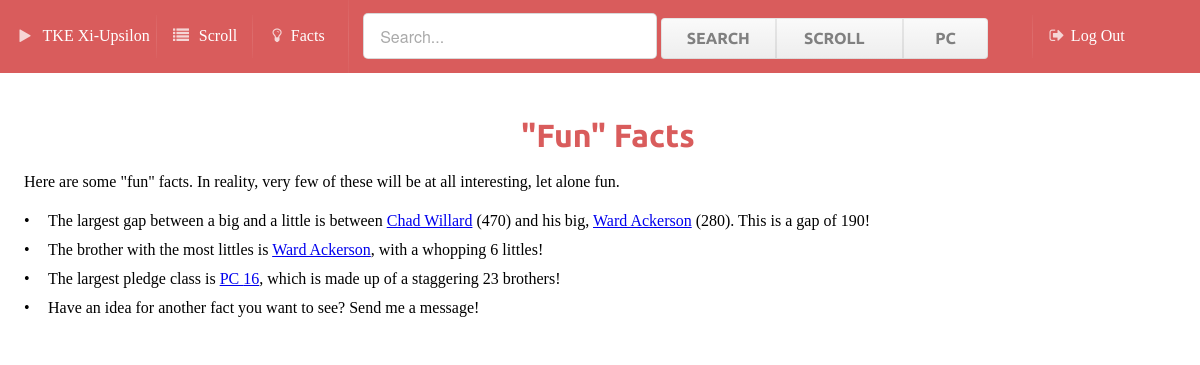
Screenshot of /facts/ (signed in) with the database file from the repository.
### brothers/models.py (models this page shows, shortened)
class Brother(models.Model):
	scroll = models.IntegerField()
	pc = models.IntegerField()
	fname = models.CharField(max_length=50)
	lname = models.CharField(max_length=50)
	name = models.CharField(max_length=50)
	nickname = models.CharField(max_length=50)
	big = models.CharField(max_length=50)
	bigS = models.IntegerField()
	active = models.BooleanField(default=False)
	wasPry = models.BooleanField(default=False)
	wasEpi = models.BooleanField(default=False)
	wasGra = models.BooleanField(default=False)
	wasHyp = models.BooleanField(default=False)
	wasCry = models.BooleanField(default=False)
	wasHeg = models.BooleanField(default=False)
	wasHis = models.BooleanField(default=False)

### brothers/views.py (the view)
# urls.py: url(r'^facts/$', views.facts),
@login_required(login_url="brothers.views.login")
def facts(request):
    biggestGap=findMaxGap()
    mostLittles=findMostLittles()
    largestPC=findLargestPC()
    return render(request, 'brothers/stats.html',{'biggestGap':biggestGap[0],'biggestGapNum':biggestGap[1],'mostLittles':mostLittles[0],'mostLittlesNum':mostLittles[1],'largestPC':largestPC[0],'largestPCNum':largestPC[1]})

### brothers/views.py (called while the page is built)
def findMaxGap():
    maximum = 0
    top = []
    for b in Brother.objects.all():
        if b.name != "Removed" and b.bigS!=0:
            gap = b.scroll - b.bigS
            if gap > maximum:
                maximum = gap
                top = [b]
            elif gap == maximum:
                top.append(b)
    return [top[0],maximum]

def findMostLittles():
    maximum = 0
    top = []
    for b in Brother.objects.all():
        if b.name != "Removed" and b.bigS!=0:
            numLittles = len(Brother.objects.filter(bigS=b.scroll))
            if numLittles > maximum:
                maximum = numLittles
                top = [b]
            elif numLittles == maximum:
                top.append(b)
    return [top[0],maximum]

def findLargestPC():
    maximum = 0
    top = [[-1,-1]]*Brother.objects.all().aggregate(Max('pc'))['pc__max']
    for b in Brother.objects.all():
        if b.pc >= 1:
            if top[b.pc-1] == [-1,-1]:
                top[b.pc-1] = [b.pc,1]
            else:
                top[b.pc-1][1] += 1
    return sorted(top, key=lambda pc: pc[1])[-1]

### brothers/templates/brothers/stats.html (shortened to what this page needs)
{%extends 'layout.html'%}
{%block content%}
<h1 class="ui center aligned red header">"Fun" Facts</h1>
<p>
	Here are some "fun" facts. In reality, very few of these will be at all interesting, let alone fun.
</p>
<div class="ui bulleted list">
	<div class="item"style="font-family:Ubuntu-L;">
		The largest gap between a big and a little is between <a href="{%url 'detail' biggestGap.scroll%}">{{biggestGap.name}}</a> ({{biggestGap.scroll}}) and his big, <a href="{%url 'detail' biggestGap.bigS%}">{{biggestGap.big}}</a> ({{biggestGap.bigS}}). This is a gap of {{biggestGapNum}}!
	</div>
	<div class="item"style="font-family:Ubuntu-L;">
		The brother with the most littles is <a href="{%url 'detail' mostLittles.scroll%}">{{mostLittles.name}}</a>, with a whopping {{mostLittlesNum}} littles!
	</div>
	<div class="item"style="font-family:Ubuntu-L;">
		The largest pledge class is <a href="/PC/{{largestPC}}">PC {{largestPC}}</a>, which is made up of a staggering {{largestPCNum}} brothers!
	</div>
	<div class="item"style="font-family:Ubuntu-L;">
	    Have an idea for another fact you want to see? Send me a message!
	</div>
</div>
{%endblock%}

### rows the page displays
Brother: name "Chad Willard", scroll "470", big "Ward Ackerson", bigS "280"
Brother: name "Ward Ackerson"

### other values shown
{{ biggestGapNum }} "190"
{{ mostLittlesNum }} "6"
{{ largestPC }} "16"
{{ largestPCNum }} "23"
